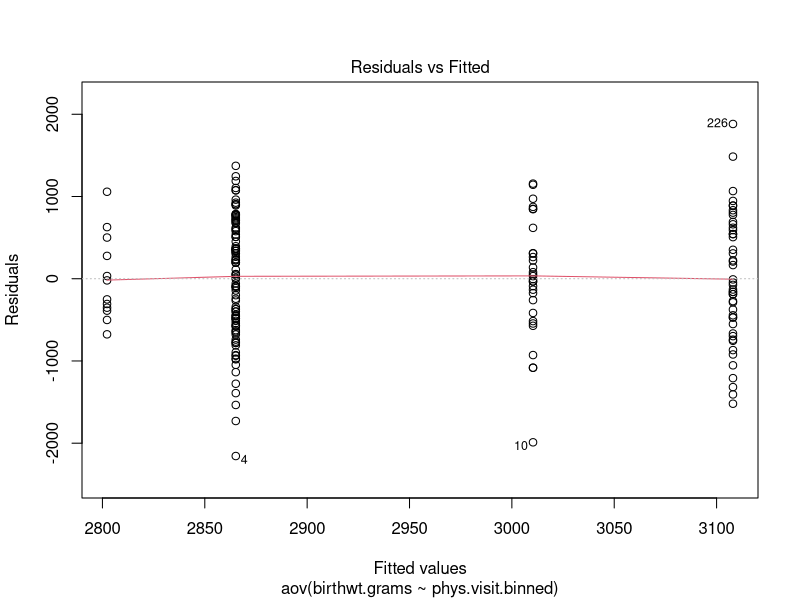
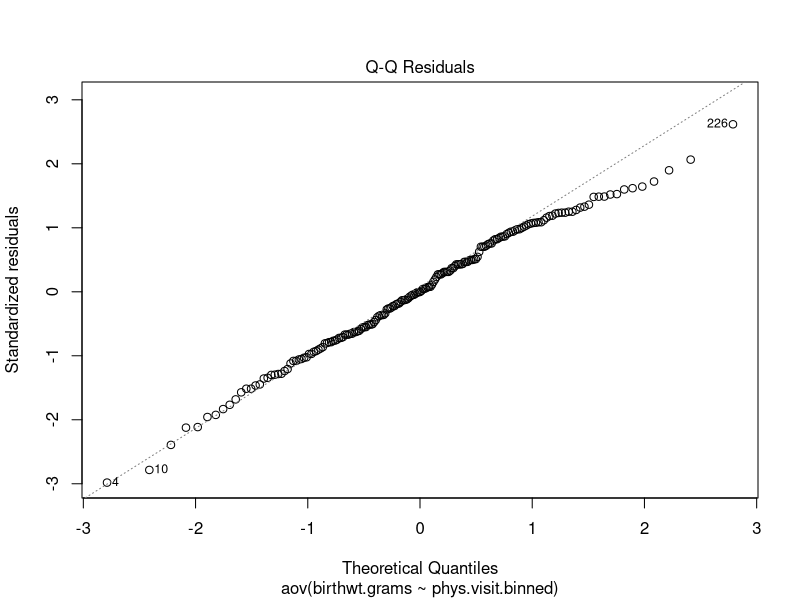
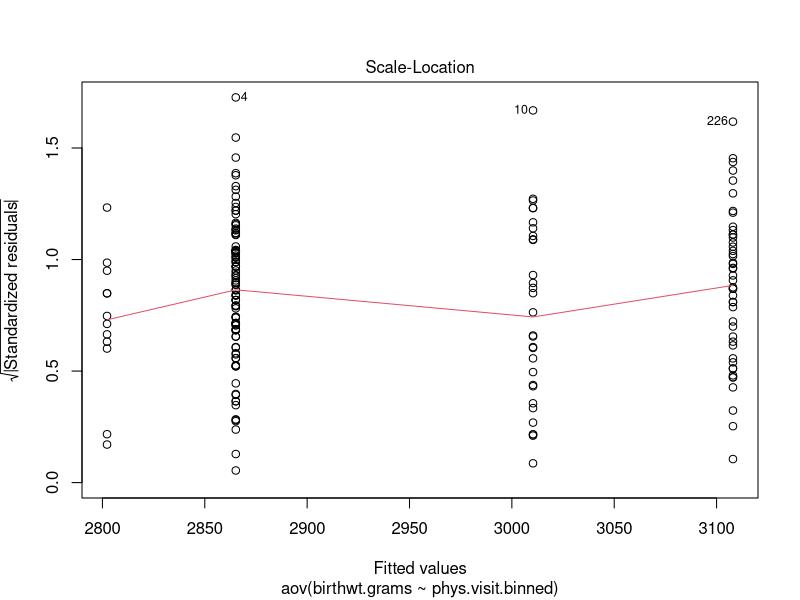
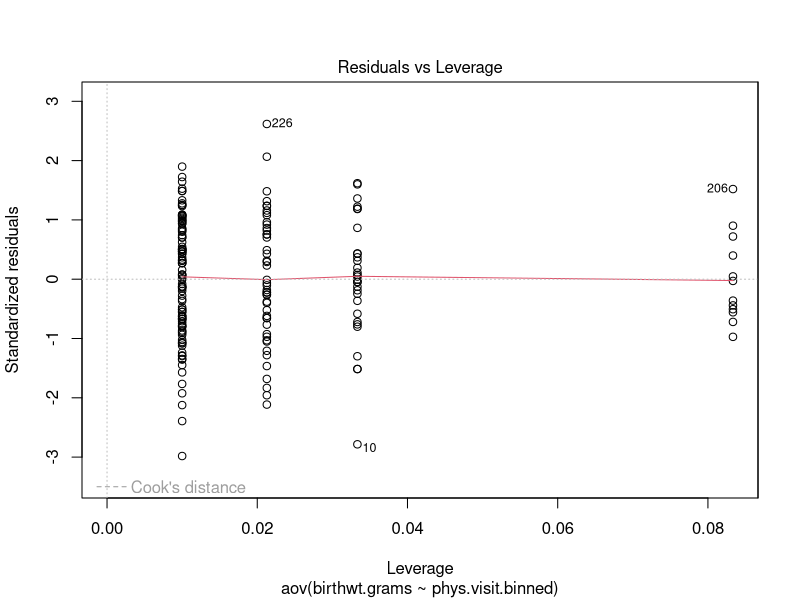
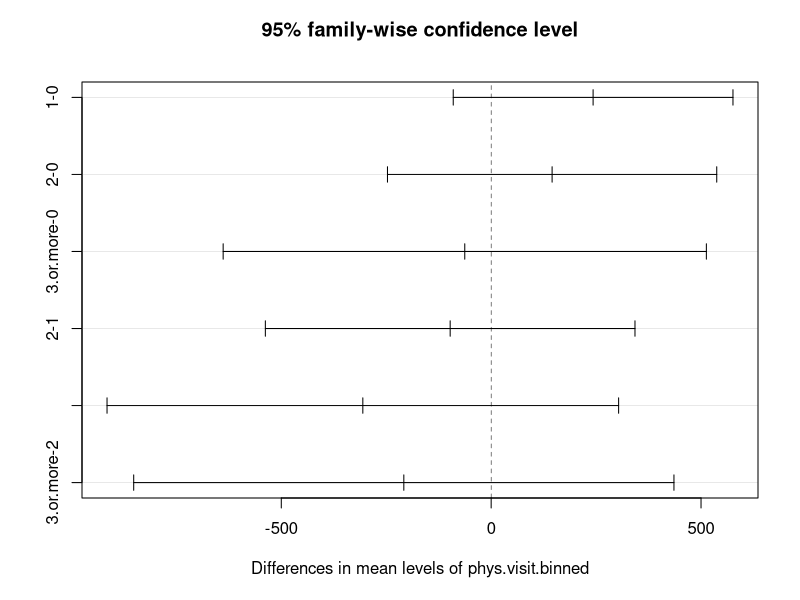

The R script that drew these images, in order:
## ---- chunk 1
library(MASS)
library(plyr)
library(ggplot2)
library(reshape)
## ---- chunk 2
# Rename the columns to have more descriptive names
colnames(birthwt) <- c("birthwt.below.2500", "mother.age", "mother.weight", 
    "race", "mother.smokes", "previous.prem.labor", "hypertension", "uterine.irr", 
    "physician.visits", "birthwt.grams")

# Transform variables to factors with descriptive levels
birthwt <- transform(birthwt, 
            race = as.factor(mapvalues(race, c(1, 2, 3), 
                              c("white","black", "other"))),
            mother.smokes = as.factor(mapvalues(mother.smokes, 
                              c(0,1), c("no", "yes"))),
            hypertension = as.factor(mapvalues(hypertension, 
                              c(0,1), c("no", "yes"))),
            uterine.irr = as.factor(mapvalues(uterine.irr, 
                              c(0,1), c("no", "yes")))
            )
## ---- chunk 3
phys.visit.binned <- birthwt$physician.visits
class(phys.visit.binned)
phys.visit.binned[phys.visit.binned >= 3] <- "3.or.more"
class(phys.visit.binned)
birthwt <- transform(birthwt, phys.visit.binned = as.factor(phys.visit.binned))

birthwt$phys.visit.binned
## ---- chunk 4
aov.birthwt <- aov(birthwt.grams ~ phys.visit.binned , data = birthwt)
summary(aov.birthwt)
## ---- chunk 5
plot(aov.birthwt)
## ---- chunk 6
# Extract the residuals
aov_residuals <- residuals(object = aov.birthwt )
# Run Shapiro-Wilk test
shapiro.test(x = aov_residuals )
## ---- chunk 7
posthoc <- TukeyHSD(x=aov.birthwt, 'phys.visit.binned', conf.level=0.95)
posthoc
plot(posthoc)
